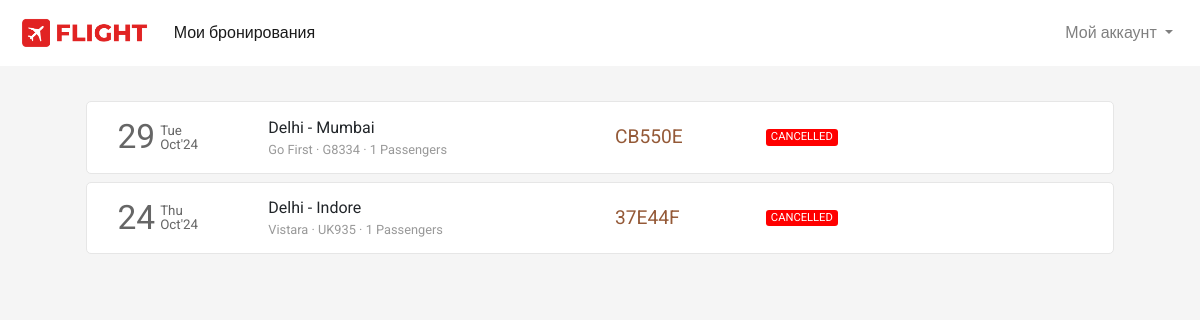
The page /flight/bookings (signed in) on the database as committed earlier.
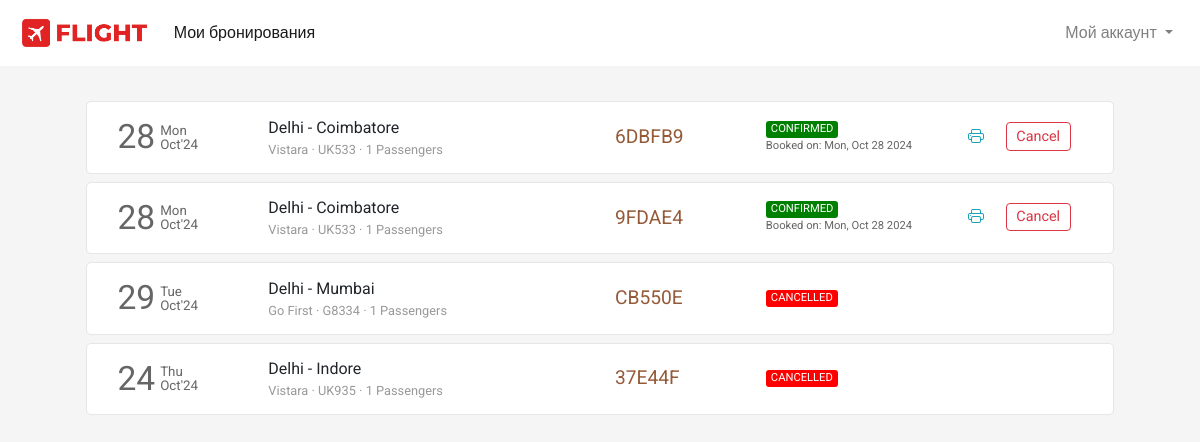
The same page on the database as committed later.
### flight/models.py (models this page shows, shortened)
class Ticket(models.Model):
    user = models.ForeignKey(User,on_delete=models.CASCADE,related_name="bookings", blank=True, null=True)
    ref_no = models.CharField(max_length=6, unique=True)
    passengers = models.ManyToManyField(Passenger, related_name="flight_tickets")
    flight = models.ForeignKey(Flight, on_delete=models.CASCADE, related_name="tickets", blank=True, null=True)
    flight_ddate = models.DateField(blank=True, null=True)
    flight_adate = models.DateField(blank=True, null=True)
    flight_fare = models.FloatField(blank=True,null=True)
    other_charges = models.FloatField(blank=True,null=True)
    coupon_used = models.CharField(max_length=15,blank=True)
    coupon_discount = models.FloatField(default=0.0)
    total_fare = models.FloatField(blank=True, null=True)
    seat_class = models.CharField(max_length=20, choices=SEAT_CLASS)
    booking_date = models.DateTimeField(default=datetime.now)
    mobile = models.CharField(max_length=20,blank=True)
    email = models.EmailField(max_length=45, blank=True)
    status = models.CharField(max_length=45, choices=TICKET_STATUS)

class Flight(models.Model):
    origin = models.ForeignKey(Place, on_delete=models.CASCADE, related_name="departures")
    destination = models.ForeignKey(Place, on_delete=models.CASCADE, related_name="arrivals")
    depart_time = models.TimeField(auto_now=False, auto_now_add=False)
    depart_day = models.ManyToManyField(Week, related_name="flights_of_the_day")
    duration = models.DurationField(null=True)
    arrival_time = models.TimeField(auto_now=False, auto_now_add=False)
    plane = models.CharField(max_length=24)
    airline = models.CharField(max_length=64)
    economy_fare = models.FloatField(null=True)
    business_fare = models.FloatField(null=True)
    first_fare = models.FloatField(null=True)

class Place(models.Model):
    city = models.CharField(max_length=64)
    airport = models.CharField(max_length=64)
    code = models.CharField(max_length=3)
    country = models.CharField(max_length=64)

### flight/views.py (the view)
# urls.py: path('flight/bookings', views.bookings, name="bookings"),
def bookings(request):
    if request.user.is_authenticated:
        tickets = Ticket.objects.filter(user=request.user).order_by('-booking_date')
        return render(request, 'flight/bookings.html', {
            'page': 'bookings',
            'tickets': tickets
        })
    else:
        return HttpResponseRedirect(reverse('login'))

### flight/templates/flight/bookings.html (shortened to what this page needs)
{% extends 'flight/layout.html' %}
{% load static %}
{% block head %}
    <link rel="stylesheet" href="{% static 'css/bookings_style.css' %}">
{% endblock head %}
{% block body %}
    <section class="section section1">
        <div class="container">
            {% if tickets %}
                {% for ticket in tickets %}
                    <div class="row each-booking-div" id="{{ticket.ref_no}}">
                        <div class="col-2" style="display: flex;">
                            <div style="display: flex; color: #666666; margin-top: auto;">
                                <div>
                                    <span style="font-size: 2.1em;">{{ticket.flight_ddate | date:"d"}}</span>
                                </div>
                                <div style="font-size: smaller; display: flex; margin: auto 0; padding-left: 5px; line-height: 1em;">
                                    <div style="margin: auto;">
                                        <div style="margin-bottom: 1px;">{{ticket.flight_ddate | date:"D"}}</div>
                                        <div style="margin-top: 1px;">{{ticket.flight_ddate | date:"M'y"}}</div>
                                    </div>
                                </div>
                            </div>
                        </div>
                        <div class="col-4 middle-div">
                            <div style="width:100%">
                                <div class="row places-div" style=" display: flex;">
                                    <div style="max-width: 45%;">{{ticket.flight.origin.city}}</div>
                                    <div>&nbsp;-&nbsp;</div>
                                    <div style="max-width: 45%;">{{ticket.flight.destination.city}}</div>
                                </div>
                                <div class="row places-div" style="font-size: .8em; color: #999999; ">
                                    <div style="max-width: 100%;">{{ticket.flight.airline}} &middot; {{ticket.flight.plane}} &middot; {{ticket.passengers.count}} Passengers</div>
                                </div>
                            </div>
                        </div>
                        <div class="col-2 middle-div">
                            <div style="font-size: 1.2em; color: #945937;">{{ticket.ref_no}}</div>
                        </div>
                        <div class="col-2 middle-div">
                            <div>
                                <div class="row status-div">
                                    {% if ticket.status == 'CONFIRMED' %}
                                        <div class="green">{{ticket.status}}</div>
                                    {% endif %}
                                    {% if ticket.status == 'CANCELLED' %}
                                        <div class="red">{{ticket.status}}</div>
                                    {% endif %}
                                </div>
                                <div class="row booking-date-div" style="font-size: .7em; color: #666;">
                                    {% if ticket.status == 'CONFIRMED' %}
                                        Booked on: {{ticket.booking_date | date:"D, M d Y"}}
                                    {% endif %}
                                </div>
                            </div>
                        </div>
                        <div class="col-2 last-div">
                            <div>
                                <div class="ticket-action-div">
                                    {% if ticket.status == 'CONFIRMED' %}
                                        <form action="{% url 'getticket' %}" method="get" target="_blank">
                                            <button type="submit" class="btn btn-outline-info btnp pbtn">
                                            </button>
                                        </form>
                                        <button class="btn btn-outline-danger btnp cbtn"  data-ref="{{ticket.ref_no}}" onclick="popup(this)">Cancel</button>
                                    {% endif %}
                                </div>
                            </div>
                        </div>
                    </div>
                {% endfor %}
            {% endif %}
        </div>
    </section>
{% endblock %}

### flight/templates/flight/layout.html (shortened to what this page needs)
{% load static %}
<!DOCTYPE html>
<html lang="en">
<head>
  <link rel="stylesheet" href="https://stackpath.bootstrapcdn.com/bootstrap/4.4.1/css/bootstrap.min.css">
  <link rel="stylesheet" href="https://use.typekit.net/cav5lva.css">
  <link rel="stylesheet" href="{% static 'css/layout_style.css' %}">
  {% block head %}
  {% endblock %}
</head>
<body>
  <div class="container-fluid">
    <nav class="navbar navbar-expand-lg navbar-light">
      <a class="navbar-brand" href="{% url 'index' %}">
          <img src="{% static 'img/icon_logo.png' %}" height="34" alt="">
      </a>
      <div class="collapse navbar-collapse" id="navbarSupportedContent">
        <ul class="navbar-nav mr-auto">
          <li class="nav-item {% if page == 'bookings' %}active{% endif %}">
            <a class="nav-link" href="{% url 'bookings' %}">Мои бронирования</a>
          </li>
        </ul>
        <ul class="navbar-nav">
          {% if not user.is_authenticated %}
            <li class="nav-item">
              <button class="btn btn-outline-danger" style="border-radius: 25rem;" onclick="window.location.href = '/login';">
                <svg width="1.1em" height="1.1em" viewBox="0 1.5 16 16" class="bi bi-person-fill" fill="currentColor" xmlns="http://www.w3.org/2000/svg">
                  <path fill-rule="evenodd" d="M3 14s-1 0-1-1 1-4 6-4 6 3 6 4-1 1-1 1H3zm5-6a3 3 0 1 0 0-6 3 3 0 0 0 0 6z"/>
                </svg>
                Login
              </button>
            </li>
          {% else %}
            <li class="nav-item dropdown my-account">
              <a class="nav-link dropdown-toggle" href="#" id="navbarDropdown" role="button" data-toggle="dropdown" aria-haspopup="true" aria-expanded="false">
                Мой аккаунт
              </a>
            </li>
          {% endif %}
        </ul>
      </div>
    </nav>
    <main>
      {% block body %}{% endblock %}
    </main>
  </div>
</body>
</html>

### flight/static/css/layout_style.css (style rules this page uses)
body { margin: 0px; padding: 0px; font-family: "Rubik", sans-serif; font-weight: normal; font-style: normal; min-width: 250px; }
.container-fluid { padding-left: 0px; padding-right: 0px; }
.navbar { padding: .7rem 1.2rem; background-color: #fff; transition-duration: .2s; }
.section { background-size: cover; background-position: center; background-repeat: no-repeat; padding: 30px 50px; min-height: 100vh; }

### flight/static/css/bookings_style.css (style rules this page uses)
* { font-family: 'Roboto', sans-serif; }
body { background-color: #f5f5f5; word-wrap: break-word; }
.container { cursor: pointer; }
.each-booking-div { width: 96%; margin: 5px auto 8px auto; transition-duration: .4s; padding: 10px 15px; background-color: #fff; border: 1px solid #e6e6e6; border-radius: 5px; }
.btnp { padding: .15rem .6rem; font-size: .9em; margin-top: 3px; margin-bottom: 5px; }
.each-booking-div > div { display: flex; overflow: auto; }
.each-booking-div > div > div { margin-top: auto; margin-bottom: auto; width: 100%; }
.green, .red, .orange { border-radius: 3px; color: white; padding-left: 5px; padding-right: 5px; font-size: .7em; }
.green { background-color: green; }
.red { background-color: red; }
.ticket-action-div { display: flex; justify-content: space-evenly; }
.pbtn, .rbtn { border: 0; }

Rows that differ between the two databases and show on the page:
added Ticket: flight_ddate "28", flight_ddate "Mon", flight_ddate "Oct'24", flight.origin.city "Delhi", flight.destination.city "Coimbatore", flight.airline "Vistara", flight.plane "UK533", passengers.count "1", ref_no "6DBFB9", status "CONFIRMED", booking_date "Mon, Oct 28 2024"
added Ticket: flight_ddate "28", flight_ddate "Mon", flight_ddate "Oct'24", flight.origin.city "Delhi", flight.destination.city "Coimbatore", flight.airline "Vistara", flight.plane "UK533", passengers.count "1", ref_no "9FDAE4", status "CONFIRMED", booking_date "Mon, Oct 28 2024"
